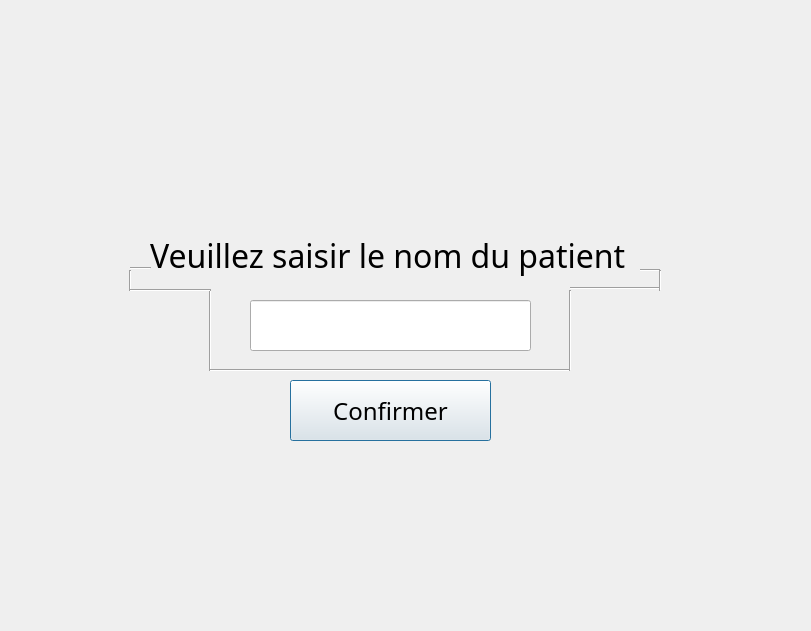
<?xml version="1.0" encoding="UTF-8"?>
<ui version="4.0">
 <class>Recherche_Patient_2</class>
 <widget class="QDialog" name="Recherche_Patient_2">
  <property name="geometry">
   <rect>
    <x>0</x>
    <y>0</y>
    <width>811</width>
    <height>631</height>
   </rect>
  </property>
  <property name="windowTitle">
   <string>Dialog</string>
  </property>
  <widget class="QLabel" name="label">
   <property name="geometry">
    <rect>
     <x>0</x>
     <y>0</y>
     <width>811</width>
     <height>631</height>
    </rect>
   </property>
   <property name="text">
    <string/>
   </property>
  </widget>
  <widget class="QLineEdit" name="lineEdit">
   <property name="geometry">
    <rect>
     <x>250</x>
     <y>300</y>
     <width>281</width>
     <height>51</height>
    </rect>
   </property>
   <property name="font">
    <font>
     <pointsize>14</pointsize>
    </font>
   </property>
  </widget>
  <widget class="QPushButton" name="pushButton">
   <property name="geometry">
    <rect>
     <x>290</x>
     <y>380</y>
     <width>201</width>
     <height>61</height>
    </rect>
   </property>
   <property name="font">
    <font>
     <family>Bahnschrift</family>
     <pointsize>18</pointsize>
    </font>
   </property>
   <property name="text">
    <string>Confirmer</string>
   </property>
  </widget>
  <widget class="QLabel" name="label_2">
   <property name="geometry">
    <rect>
     <x>150</x>
     <y>230</y>
     <width>491</width>
     <height>51</height>
    </rect>
   </property>
   <property name="font">
    <font>
     <family>Bahnschrift</family>
     <pointsize>24</pointsize>
    </font>
   </property>
   <property name="text">
    <string>Veuillez saisir le nom du patient</string>
   </property>
  </widget>
  <widget class="Line" name="line_8">
   <property name="geometry">
    <rect>
     <x>130</x>
     <y>260</y>
     <width>21</width>
     <height>16</height>
    </rect>
   </property>
   <property name="orientation">
    <enum>Qt::Horizontal</enum>
   </property>
  </widget>
  <widget class="Line" name="line_3">
   <property name="geometry">
    <rect>
     <x>200</x>
     <y>290</y>
     <width>20</width>
     <height>81</height>
    </rect>
   </property>
   <property name="orientation">
    <enum>Qt::Vertical</enum>
   </property>
  </widget>
  <widget class="Line" name="line_9">
   <property name="geometry">
    <rect>
     <x>640</x>
     <y>260</y>
     <width>20</width>
     <height>20</height>
    </rect>
   </property>
   <property name="orientation">
    <enum>Qt::Horizontal</enum>
   </property>
  </widget>
  <widget class="Line" name="line_5">
   <property name="geometry">
    <rect>
     <x>570</x>
     <y>280</y>
     <width>91</width>
     <height>16</height>
    </rect>
   </property>
   <property name="orientation">
    <enum>Qt::Horizontal</enum>
   </property>
  </widget>
  <widget class="Line" name="line_7">
   <property name="geometry">
    <rect>
     <x>650</x>
     <y>270</y>
     <width>20</width>
     <height>21</height>
    </rect>
   </property>
   <property name="orientation">
    <enum>Qt::Vertical</enum>
   </property>
  </widget>
  <widget class="Line" name="line_6">
   <property name="geometry">
    <rect>
     <x>120</x>
     <y>270</y>
     <width>20</width>
     <height>21</height>
    </rect>
   </property>
   <property name="orientation">
    <enum>Qt::Vertical</enum>
   </property>
  </widget>
  <widget class="Line" name="line">
   <property name="geometry">
    <rect>
     <x>210</x>
     <y>360</y>
     <width>361</width>
     <height>20</height>
    </rect>
   </property>
   <property name="orientation">
    <enum>Qt::Horizontal</enum>
   </property>
  </widget>
  <widget class="Line" name="line_2">
   <property name="geometry">
    <rect>
     <x>560</x>
     <y>290</y>
     <width>20</width>
     <height>81</height>
    </rect>
   </property>
   <property name="orientation">
    <enum>Qt::Vertical</enum>
   </property>
  </widget>
  <widget class="Line" name="line_4">
   <property name="geometry">
    <rect>
     <x>130</x>
     <y>280</y>
     <width>81</width>
     <height>20</height>
    </rect>
   </property>
   <property name="orientation">
    <enum>Qt::Horizontal</enum>
   </property>
  </widget>
  <zorder>label</zorder>
  <zorder>pushButton</zorder>
  <zorder>label_2</zorder>
  <zorder>line_8</zorder>
  <zorder>line_3</zorder>
  <zorder>line_9</zorder>
  <zorder>line_5</zorder>
  <zorder>line_7</zorder>
  <zorder>line_6</zorder>
  <zorder>line</zorder>
  <zorder>line_2</zorder>
  <zorder>line_4</zorder>
  <zorder>lineEdit</zorder>
 </widget>
 <resources/>
 <connections/>
</ui>
